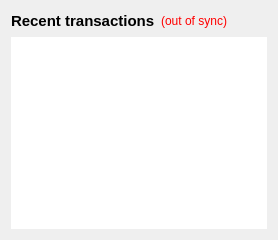
        <widget class="QWidget" name="widget_2" native="true">
         <layout class="QVBoxLayout" name="verticalLayout">
          <item>
           <layout class="QHBoxLayout" name="horizontalLayout_2">
            <item>
             <widget class="QLabel" name="label_4">
              <property name="font">
               <font>
                <pointsize>11</pointsize>
                <weight>75</weight>
                <bold>true</bold>
               </font>
              </property>
              <property name="text">
               <string>&lt;b&gt;Recent transactions&lt;/b&gt;</string>
              </property>
             </widget>
            </item>
            <item>
             <widget class="QLabel" name="labelTransactionsStatus">
              <property name="toolTip">
               <string>The displayed information may be out of date. Your wallet automatically synchronizes with the Nexbit network after a connection is established, but this process has not completed yet.</string>
              </property>
              <property name="styleSheet">
               <string notr="true">QLabel { color: red; }</string>
              </property>
              <property name="text">
               <string notr="true">(out of sync)</string>
              </property>
              <property name="alignment">
               <set>Qt::AlignRight|Qt::AlignTrailing|Qt::AlignVCenter</set>
              </property>
             </widget>
            </item>
            <item>
             <spacer name="horizontalSpacer">
              <property name="orientation">
               <enum>Qt::Horizontal</enum>
              </property>
              <property name="sizeHint" stdset="0">
               <size>
                <width>40</width>
                <height>20</height>
               </size>
              </property>
             </spacer>
            </item>
           </layout>
          </item>
          <item>
           <widget class="QListView" name="listTransactions">
            <property name="styleSheet">
             <string notr="true">QListView { background: transparent; }
color: rgb(238, 238, 236);</string>
            </property>
            <property name="frameShape">
             <enum>QFrame::NoFrame</enum>
            </property>
            <property name="verticalScrollBarPolicy">
             <enum>Qt::ScrollBarAlwaysOff</enum>
            </property>
            <property name="horizontalScrollBarPolicy">
             <enum>Qt::ScrollBarAlwaysOff</enum>
            </property>
            <property name="selectionMode">
             <enum>QAbstractItemView::NoSelection</enum>
            </property>
           </widget>
          </item>
         </layout>
        </widget>
